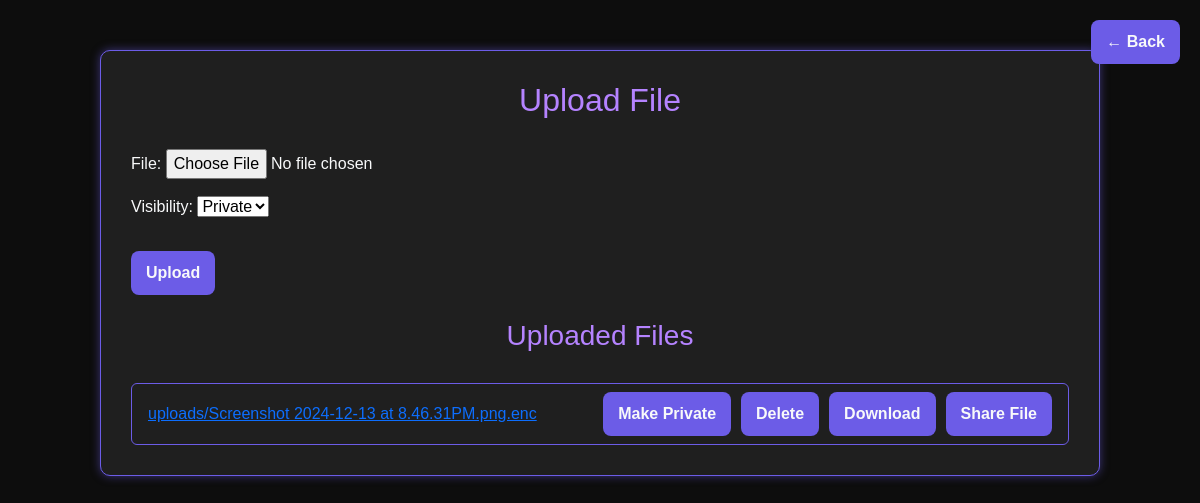
Page /file_upload/ (signed in) on the earlier database version.
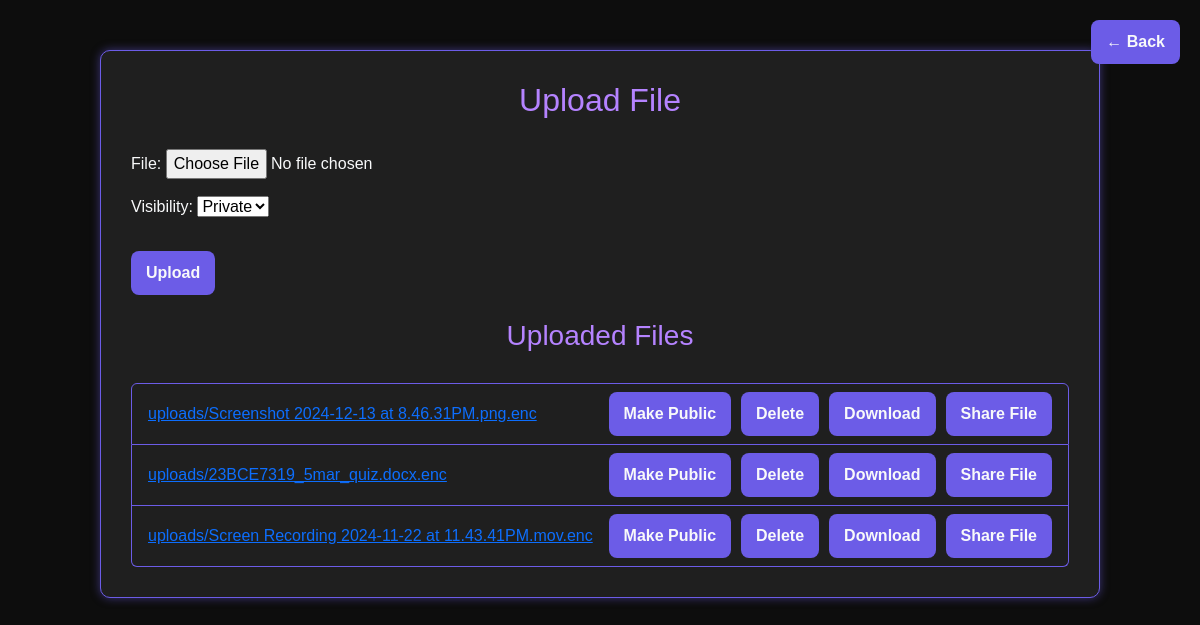
Same page on the later database version.
### vault/models.py (models this page shows, shortened)
class UploadedFile(models.Model):
    VISIBILITY_CHOICES = [
        ('PUBLIC', 'Public'),
        ('PRIVATE', 'Private'),
    ]
    user = models.ForeignKey(User, on_delete=models.CASCADE, related_name="uploaded_files")  # Associate file with user
    file = models.FileField(upload_to='uploads/')
    uploaded_at = models.DateTimeField(auto_now_add=True)
    visibility = models.CharField(max_length=10, choices=VISIBILITY_CHOICES, default='PRIVATE')
    shared_with = models.ManyToManyField(User, related_name="shared_files", blank=True)  # Users the file is shared with

### vault/views.py (the view)
# urls.py: path('file_upload/', file_upload, name='file_upload'),
@login_required
def file_upload(request):
    if request.method == 'POST':
        form = FileUploadForm(request.POST, request.FILES)
        if form.is_valid():
            uploaded_file = request.FILES['file']
            password = "secure_password"  # Replace with a secure password or user-provided input
            original_file_name = uploaded_file.name
            encrypted_file_path = os.path.join(settings.MEDIA_ROOT, 'uploads', original_file_name + '.enc')
            os.makedirs(os.path.dirname(encrypted_file_path), exist_ok=True)
            with uploaded_file.open('rb') as infile, open(encrypted_file_path, 'wb') as outfile:
                encrypt_file(infile, outfile, password)
            UploadedFile.objects.create(
                user=request.user,
                file='uploads/' + original_file_name + '.enc'
            )
            AuditLog.objects.create(
                user=request.user,
                action='UPLOAD',
                file_name=original_file_name,
                details="File uploaded and encrypted."
            )
            messages.success(request, "File uploaded and encrypted successfully.")
            return redirect('file_upload')
    else:
        form = FileUploadForm()
    files = UploadedFile.objects.filter(user=request.user)
    return render(request, 'vault/file_upload.html', {'form': form, 'files': files})

### vault/forms.py
class FileUploadForm(forms.ModelForm):
    class Meta:
        model = UploadedFile
        fields = ['file','visibility']

### vault/templates/vault/file_upload.html (shortened to what this page needs)
<!DOCTYPE html>
<html lang="en">
<head>
    <link href="https://cdn.jsdelivr.net/npm/bootstrap@5.3.0-alpha3/dist/css/bootstrap.min.css" rel="stylesheet">
</head>
<body>
    <div class="back-button">
        <a href="{% url 'index' %}" class="btn btn-cyber">&larr; Back</a>
    </div>
    <div class="container">
        <h2>Upload File</h2>
        <form method="post" enctype="multipart/form-data" class="mb-4">
            <div class="form-group">
                {{ form.as_p }}
            </div>
            <button type="submit" class="btn btn-cyber mt-3">Upload</button>
        </form>
        <h3>Uploaded Files</h3>
        <ul class="list-group">
            {% for file in files %}
                <li class="list-group-item">
                    <a href="{{ file.file.url }}" target="_blank">{{ file.file.name|default:"Unnamed File" }}</a>
                    <div class="actions">
                        <form method="post" action="{% url 'toggle_visibility' file.id %}" style="display: inline;">
                            {% if file.visibility == 'PRIVATE' %}
                                <button type="submit" name="visibility" value="public" class="btn btn-cyber">Make Public</button>
                            {% else %}
                                <button type="submit" name="visibility" value="private" class="btn btn-cyber">Make Private</button>
                            {% endif %}
                        </form>
                        <form method="post" action="{% url 'delete_file' file.id %}" style="display: inline;">
                            <button type="submit" class="btn btn-cyber">Delete</button>
                        </form>
                        <form method="get" action="{% url 'download_file' file.id %}" style="display: inline;">
                            <button type="submit" class="btn btn-cyber">Download</button>
                        </form>
                        <button type="button" class="btn btn-cyber share-btn" onclick="toggleShareForm('{{ file.id }}')">Share File</button>
                    </div>
                </li>
            {% empty %}
                <li class="list-group-item">No files uploaded yet.</li>
            {% endfor %}
        </ul>
    </div>
</body>
</html>
</body>
</html>

Differences in the rows shown:
changed UploadedFile "uploads/Screenshot 2024-12-13 at 8.46.31PM.png.enc": visibility "Make Private" → "Make Public"
added UploadedFile: file.name "uploads/23BCE7319_5mar_quiz.docx.enc", visibility "Make Public"
added UploadedFile: file.name "uploads/Screen Recording 2024-11-22 at 11.43.41PM.mov.enc", visibility "Make Public"
